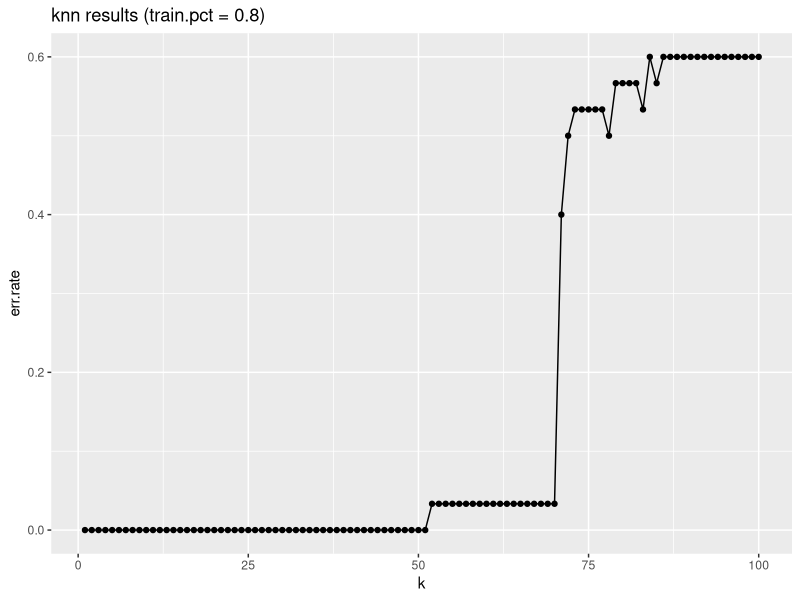

This chart was generated by the following R code:
# load required libraries for this tutorial
library(class)
library(ggplot2)

## PREPROCESSING
data <- iris                # create copy of iris dataframe
labels <- data$Species      # store labels
data$Species <- NULL        # remove labels from feature set (note: could

##Create KNN Function
# n for the number of folds
# maximum k for the maximum nearest neighbors
knn.nfold <- function(n, maximum.k){

#Run the test n times
for(i in 1:n){

## TRAIN/TEST SPLIT
# initialize random seed for consistency
# this allows our data to look the same every single time the experiment is run
set.seed(1234)

N <- nrow(data)

# we want to use 70% of our data as a training set
# train.pct <- .7
# Set training percentage accordingly with number of folds
train.pct <- (n-1)/n

train.index <- sample(1:N, train.pct * N)       # random sample of records (training set)

#Get a new training set for each run. The tests sets may overlap slightly in this case.
train.index <- (train.index + i) %% N
train.data <- data[train.index, ]       # perform train/test split
test.data <- data[-train.index, ]       # note use of neg index...different than Python!

train.labels <- as.factor(as.matrix(labels)[train.index, ])     # extract training set labels
test.labels <- as.factor(as.matrix(labels)[-train.index, ])     # extract test set labels

## Apply the Model
# initialize results object
err.rates <- data.frame()
max.k <- maximum.k

# perform fit for various values of k
for (k in 1:max.k) {
  knn.fit <- knn(
    train = train.data,         # training set
    test = test.data,           # test set
    cl = train.labels,          # true labels
    k = k                       # number of NN to poll
  )

  # print params and confusion matrix for each value k
  # cat('\n', 'k = ', k, ', train.pct = ', train.pct, '\n', sep='')
  # print(table(test.labels, knn.fit))

  # store generalation error and append to total results
  this.err <- sum(test.labels != knn.fit) / length(test.labels)
  err.rates <- rbind(err.rates, this.err)
}

## Print statement to check the looping
cat('\n', 'run number: ', i)

}

## OUTPUT RESULTS
results <- data.frame(1:max.k, err.rates)   # create results summary data frame
names(results) <- c('k', 'err.rate')        # label columns of results df

# create title for results plot
title <- paste('knn results (train.pct = ', train.pct, ')', sep='')

# create results plot
results.plot <- ggplot(results, aes(x=k, y=err.rate)) + geom_point() + geom_line()
results.plot <- results.plot + ggtitle(title)

# draw results plot
results.plot

}

# Call the function
knn.nfold(5,100)

## NOTES
# Which range of k provided the lowest error results?
# If you change the random seed variable, do our stats change?
# Why is it important to set the same seed on all data?

# what happens for high values (eg 100) of max.k? have a look at this plot:
# > results.plot <- ggplot(results, aes(x=k, y=err.rate)) + geom_smooth()

# our implementation here is pretty naive, meant to illustrate concepts rather
# than to be maximally efficient...see alt impl in DMwR package (with feature
# scaling):
#
# > install.packages('DMwR')
# > library(DMwR)
# > knn

# R docs
# http://cran.r-project.org/web/packages/class/class.pdf
# http://cran.r-project.org/web/packages/DMwR/DMwR.pdf
